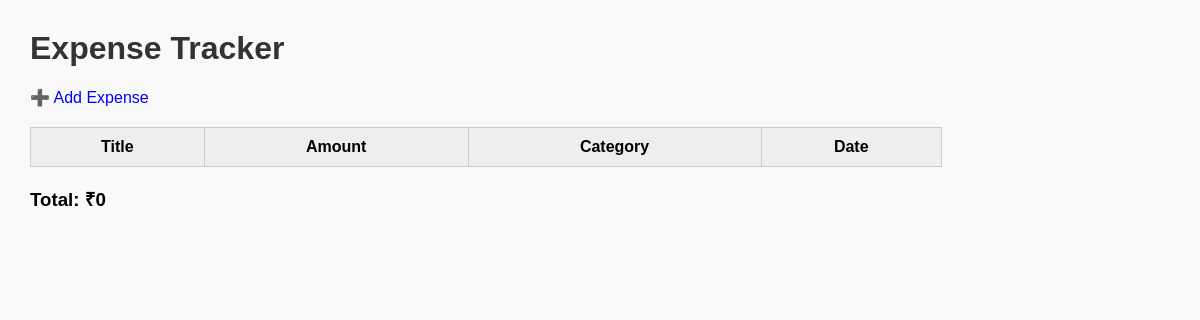
Before: / with the older database file.
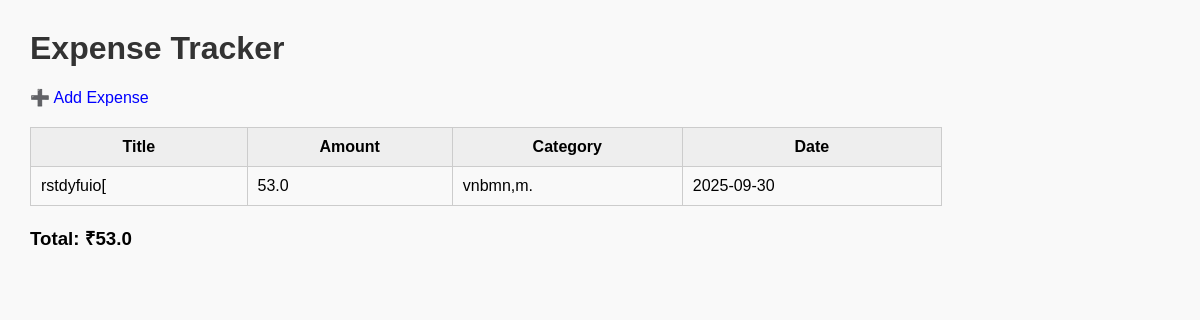
After: the same page with the newer database file.
### backend/models.py (models this page shows)
class Expense(Base):
    __tablename__ = "expenses"
    id = Column(Integer, primary_key=True, index=True)
    title = Column(String(255))
    amount = Column(Float)
    category = Column(String(100))
    date = Column(Date)

### backend/main.py (the view)
@app.get("/")
def home(request: Request, db: Session = Depends(database.get_db)):
    expenses = db.query(models.Expense).all()
    total = sum(e.amount for e in expenses)
    return templates.TemplateResponse(
        "index.html", {"request": request, "expenses": expenses, "total": total}
    )

### frontend/templates/index.html (shortened to what this page needs)
<!DOCTYPE html>
<html>
<head>
    <link rel="stylesheet" href="/static/style.css">
</head>
<body>
    <h1>Expense Tracker</h1>
    <a href="/add">➕ Add Expense</a>
    <table>
        <tr><th>Title</th><th>Amount</th><th>Category</th><th>Date</th></tr>
        {% for exp in expenses %}
        <tr>
            <td>{{ exp.title }}</td>
            <td>{{ exp.amount }}</td>
            <td>{{ exp.category }}</td>
            <td>{{ exp.date }}</td>
        </tr>
        {% endfor %}
    </table>
    <h3>Total: ₹{{ total }}</h3>
</body>
</html>

### frontend/static/style.css (style rules this page uses)
body { font-family: Arial; margin: 30px; background: #f9f9f9; }
h1 { color: #333; }
table { width: 80%; border-collapse: collapse; margin-top: 20px; }
table, th, td { border: 1px solid #ccc; padding: 10px; }
th { background-color: #eee; }
a { text-decoration: none; color: blue; }

Changed rows visible on the page:
added Expense: title "rstdyfuio[", amount "53.0", category "vnbmn,m.", date "2025-09-30"
Other visible differences:
{{ total }}: "0" → "53.0"
